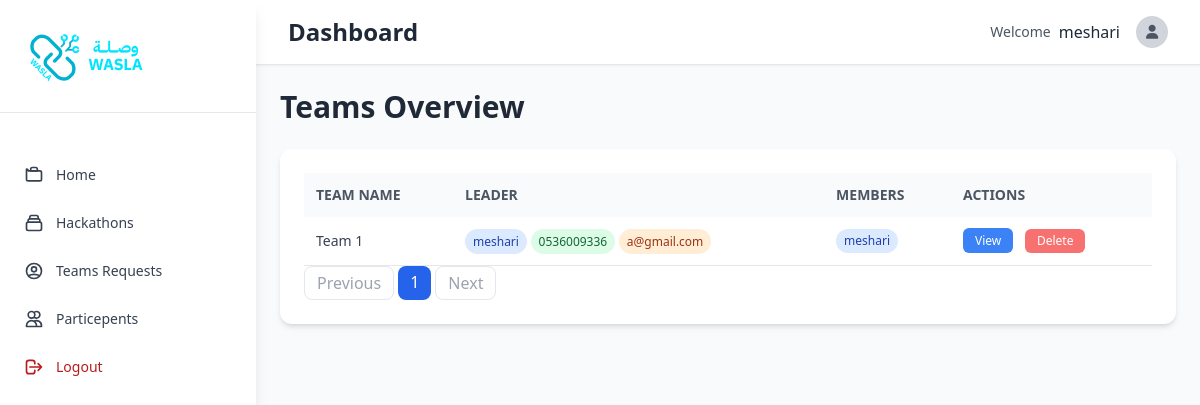
The app's page /dashboard/teams/1/1 (signed in), older data.
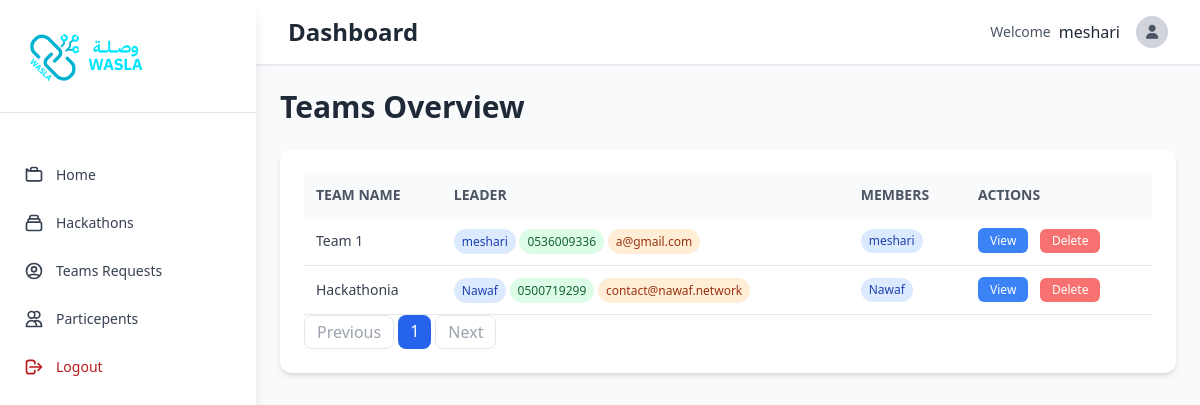
The same page, newer data.
### dashboard/models.py (models this page shows, shortened)
class Team(models.Model):
    name = models.CharField(max_length=100)
    description = models.TextField()
    leader = models.ForeignKey(User, on_delete=models.CASCADE, related_name='team_leader')
    created_at = models.DateTimeField(auto_now_add=True)
    hackathon = models.ForeignKey(Hackathon, on_delete=models.CASCADE, related_name="hackathon_team")
    track = models.ForeignKey(HackathonTrack, on_delete=models.CASCADE, related_name="hackathon_team_track")
    status = models.CharField(choices=HackathonTeamStatusChoices.choices, max_length=100, default=HackathonTeamStatusChoices.WAITING)

class Profile(models.Model):
    user = models.OneToOneField(User, on_delete=models.CASCADE, related_name='user_profile')
    phone_number = models.CharField(max_length=15,null=True,blank=True)
    github = models.URLField(null=True,blank=True)
    portfolio = models.URLField(null=True,blank=True)
    behance = models.URLField(null=True,blank=True)
    discord = models.CharField(max_length=100,null=True,blank=True)
    skills = models.TextField(max_length=300,null=True, blank=True)
    bio = models.TextField(max_length=500,null=True, blank=True)
    country = models.CharField(max_length=100)
    city = models.CharField(max_length=100)
    linkedin = models.URLField(null=True,blank=True)
    role = models.CharField(max_length=100,null=True,blank=True)
    account_type = models.CharField(max_length=50, choices=ACCOUNT_CHOICES, default='personal')

class TeamMember(models.Model):
     member = models.ForeignKey(User, on_delete=models.CASCADE, related_name="team_member")
     team = models.ForeignKey(Team, on_delete=models.CASCADE, related_name="team_members")
     class Meta:
        unique_together = ('member', 'team')

### dashboard/views.py (the view, shortened to what this page needs)
# urls.py: path('teams/<hackathon_id>/<track_id>', views.dashboard_track_teams_view, name="dashboard_track_teams_view"),
def dashboard_track_teams_view(request:HttpRequest,hackathon_id:int, track_id:int):
    if not request.user.is_authenticated or not request.user.user_profile.account_type == 'organization':
        return redirect("accounting:accounting_signin")
    try:
        hackathon = models.Hackathon.objects.get(pk=hackathon_id)
        track = models.HackathonTrack.objects.get(pk=track_id)
        if not hackathon.organization == request.user:
            messages.error(request, f"Sorry ! you cannot access this page","bg-red-600")
            redirect_url = request.META.get("HTTP_REFERER")
            return redirect(f'{redirect_url}')
        hackathon_teams = hackathon.hackathon_team.filter(Q(status=models.HackathonTeamStatusChoices.ACCEPTED) and Q(track=track))
        if request.GET.get("search"):
            hackathon_teams = hackathon_teams.filter(name__contains=request.GET.get("search"))
        paginator = Paginator(hackathon_teams, 10)
        page_number = request.GET.get('page')
        page_obj = paginator.get_page(page_number)
        tracks = hackathon.hackathon_track.all()
        return render(request, 'teams.html',{
            "hackathon_teams":page_obj,
            "tracks":tracks
        })
    except models.Hackathon.DoesNotExist:
            messages.error(request, " hackathon not found !","bg-red-600")
            redirect_url = request.META.get("HTTP_REFERER", "dashboard:dashboard_hackathons_view")
            return redirect(f'{redirect_url}')
    except models.HackathonTrack.DoesNotExist:
            messages.error(request, " track not found !","bg-red-600")
            redirect_url = request.META.get("HTTP_REFERER", "dashboard:dashboard_hackathons_view")
            return redirect(f'{redirect_url}')

### dashboard/templates/teams.html (shortened to what this page needs)
{% extends 'base.html' %}
{% load static %}
{% block content %}
            <div class=" mx-auto p-6">
              <h1 class="text-3xl font-bold text-gray-800 mb-6">Teams Overview</h1>
                <div class="bg-white rounded-xl shadow-md p-6">
                <div class="overflow-x-auto">
                  <table class="w-full text-left border-collapse">
                  <thead>
                    <tr class="bg-gray-50 text-gray-600 text-sm uppercase">
                    <th class="p-3">Team Name</th>
                    <th class="p-3">Leader</th>
                    <th class="p-3">Members</th>
                    <th class="p-3">Actions</th>
                    </tr>
                  </thead>
                  <tbody class="text-gray-700 text-sm">
                    {% for team in hackathon_teams %}
                    <tr class="border-b hover:bg-gray-50">
                    <td class="p-3 font-medium">{{team.name}}</td>
                    <td class="p-3 p-2">
                      <span class="px-2 py-1 text-xs bg-blue-100 text-blue-800 rounded-full">{{team.leader.first_name}}</span>
                      <span class="px-2 py-1 text-xs bg-green-100 text-green-800 rounded-full">{{team.leader.user_profile.phone_number}}</span>
                      <span class="px-2 py-1 text-xs bg-orange-100 text-orange-800 rounded-full">{{team.leader.email}}</span>
                    </td>
                    <td class="p-3">
                    <div class="flex flex-wrap gap-1">
                      {% for member in team.team_members.all %}
                      <span class="px-2 py-1 text-xs bg-blue-100 text-blue-800 rounded-full">{{member.member.first_name}}</span>
                      {% endfor %}
                    </div>
                    </td>
                    <td class="p-3 space-x-2">
                      <a href="{% url 'dashboard:dashboard_team_details_view' team.id %}" class="px-3 py-1 text-xs bg-blue-500 text-white rounded-md hover:bg-blue-600">View</a>
                      <button  onclick="confirmDelete(event, '{% url 'dashboard:dashboard_delete_team_view' team.id %}')" class="px-3 py-1 text-xs bg-red-400 text-white rounded-md ">Delete</button>
                    </td>
                    </tr>
                    {% endfor %}
                  </tbody>
                  </table>
                </div>
                <div class="flex space-x-1">
                  {% if hackathon_teams.has_previous %}
                  <a href="?page={{ hackathon_teams.previous_page_number }}" class="px-3 py-1 rounded-lg border border-gray-200 text-gray-600 hover:bg-gray-50">Previous</a>
                  {% else %}
                  <span class="px-3 py-1 rounded-lg border border-gray-200 text-gray-400 cursor-not-allowed">Previous</span>
                  {% endif %}
                  {% for page_num in hackathon_teams.paginator.page_range %}
                  {% if hackathon_teams.number == page_num %}
                      <span class="px-3 py-1 rounded-lg bg-blue-600 text-white">{{ page_num }}</span>
                  {% else %}
                      <a href="?page={{ page_num }}" class="px-3 py-1 rounded-lg border border-gray-200 text-gray-600 hover:bg-gray-50">{{ page_num }}</a>
                  {% endif %}
                  {% endfor %}
                  {% if hackathon_teams.has_next %}
                  <a href="?page={{ hackathon_teams.next_page_number }}" class="px-3 py-1 rounded-lg border border-gray-200 text-gray-600 hover:bg-gray-50">Next</a>
                  {% else %}
                  <span class="px-3 py-1 rounded-lg border border-gray-200 text-gray-400 cursor-not-allowed">Next</span>
                  {% endif %}
              </div>
                </div>
            </div>
 {% endblock %}

Row changes from the older to the newer data that the page shows:
added Team: name "Hackathonia", leader.first_name "Nawaf", leader.user_profile.phone_number "0500719299", leader.email "contact@nawaf.network"
added TeamMember: member.first_name "Nawaf", shown under "Hackathonia"
